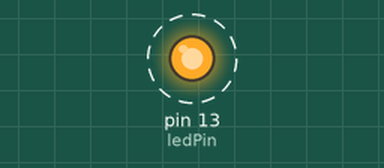
Bench run of a sketch on a simulated Arduino Uno, built with avr-gcc and run on an emulated ATmega328P. Shown: output pins drawn as LEDs (lit = HIGH). Dashed ring = blinking. No radio packets arrive unless stated; what the sketch prints to the serial monitor is not drawn.

Above: at 1.2 s.
Timing chart, 0 to 5.2 s (numbered marks = the images above):
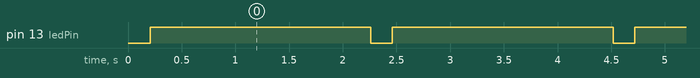

The sketch:

sleep_test.ino
```cpp
/**
   Подключение:
   SPI:
   MISO -> 12
   MOSI -> 11
   SCK -> 13
   CE -> 9
   CSN -> 10
*/

#include <SPI.h>
#include <RF24.h>
#include <stdio.h>
// CE,CSN пины
RF24 radio(9, 10);
unsigned long count = 0;
int ledPin = LED_BUILTIN; // к пину 3 подключён cветодиод (13 - встроенный)

void setup() {
  pinMode(ledPin, OUTPUT); // задаём вывод 3 в качестве выхода
  Serial.begin(19200); // задействуем последовательный порт
  // Инициализируем канал связи и не только.
  radio.begin();
  radio.setPALevel(RF24_PA_MAX);
  radio.setChannel(0x4c);
  radio.openWritingPipe(0xf0f0f0f0d2LL);
  radio.enableDynamicPayloads();
  radio.powerUp();
  //Установим прерывание
  //attachInterrupt(0, Send2HUB, CHANGE );
}

void Send2HUB() {
    char outBuffer[40] = "";
    delay(200);
    //int doorstate = digitalRead(switchPin); // считываем показания с геркона
    digitalWrite(ledPin, HIGH); // инвертированные показания записываем в порт со светодиодом
    delay(2000);
    //Serial.println(doorstate);
    //Узнаем напряжение питания платы
    ADMUX = _BV(REFS0) | _BV(MUX3) | _BV(MUX2) | _BV(MUX1);
    ADCSRA |= _BV(ADSC); // начало преобразований
    while (bit_is_set(ADCSRA, ADSC)); // измерение
    uint8_t low = ADCL; // сначала нужно прочесть ADCL - это запирает ADCH
    uint8_t high = ADCH; // разлочить оба
    float volt = (high << 8) | low;
    volt = (1.1 * 1023.0 * 1000) / volt; // Результат Vcc в милливольтах

    //Отправить состояние двери (откр или закр)
    //когда геркон замкнут, значение "0" (LOW), когда разомкнут - "1" (HIGH)
    //String out = "s02|sw02:" + String(doorstate)+"|volt:"+volt/1000+"|temp:"+"text"+"|";
    String out = "s02|volt:5.5|";
    //Serial.println(out);
    out.toCharArray(outBuffer, 40);

    radio.begin();
    radio.setPALevel(RF24_PA_MAX);
    radio.setChannel(0x4c);
    radio.openWritingPipe(0xF0F0F0F0E1LL);
    radio.enableDynamicPayloads();
    radio.powerUp();
    delay(50);

    radio.write(outBuffer, 40);
    Serial.println("Sended:"+out);
    radio.powerDown();
    digitalWrite(ledPin, LOW);
    //delay(50);
    // Не знаю почему, но периодически трансивер зависает. Помогает повторная инициализация.
}

void loop() {
  Send2HUB();
  //int doorstate = digitalRead(switchPin); // считываем показания с геркона
  //digitalWrite(ledPin, !doorstate); // инвертированные показания записываем в порт со светодиодом
  //Serial.println(doorstate); // посылаем в последовательный порт значения с геркона
  //когда геркон замкнут, значение "0" (LOW), когда разомкнут - "1" (HIGH)
}
```

Measured:
- by itself, pin 13 (ledPin): alternates HIGH for 2.1 s and LOW for 0.20 s
